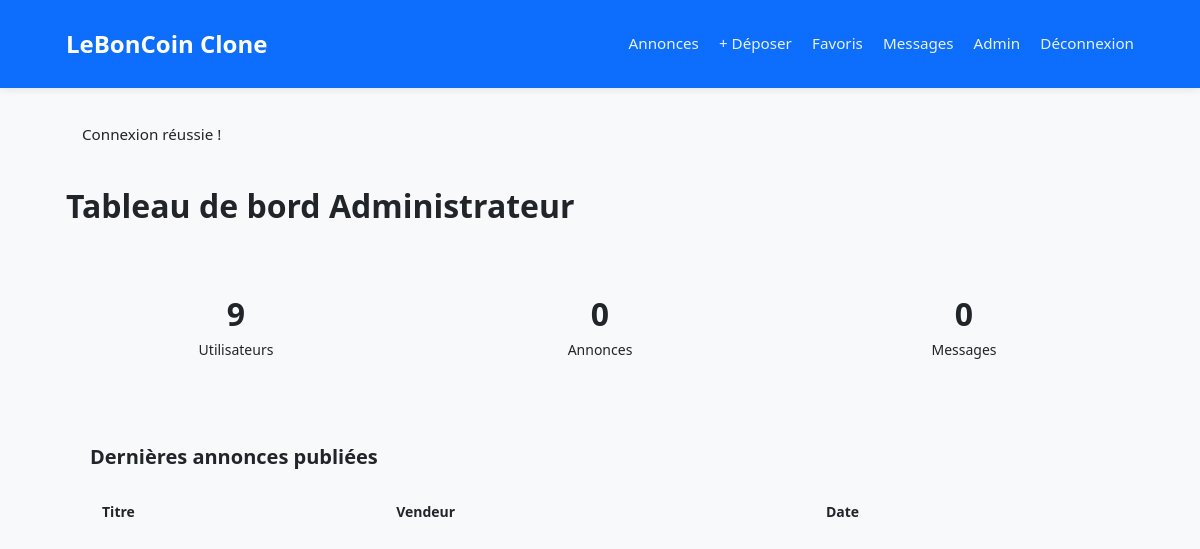
/pages/admin/dashboard.php (signed in), run on an earlier commit of the app's database.
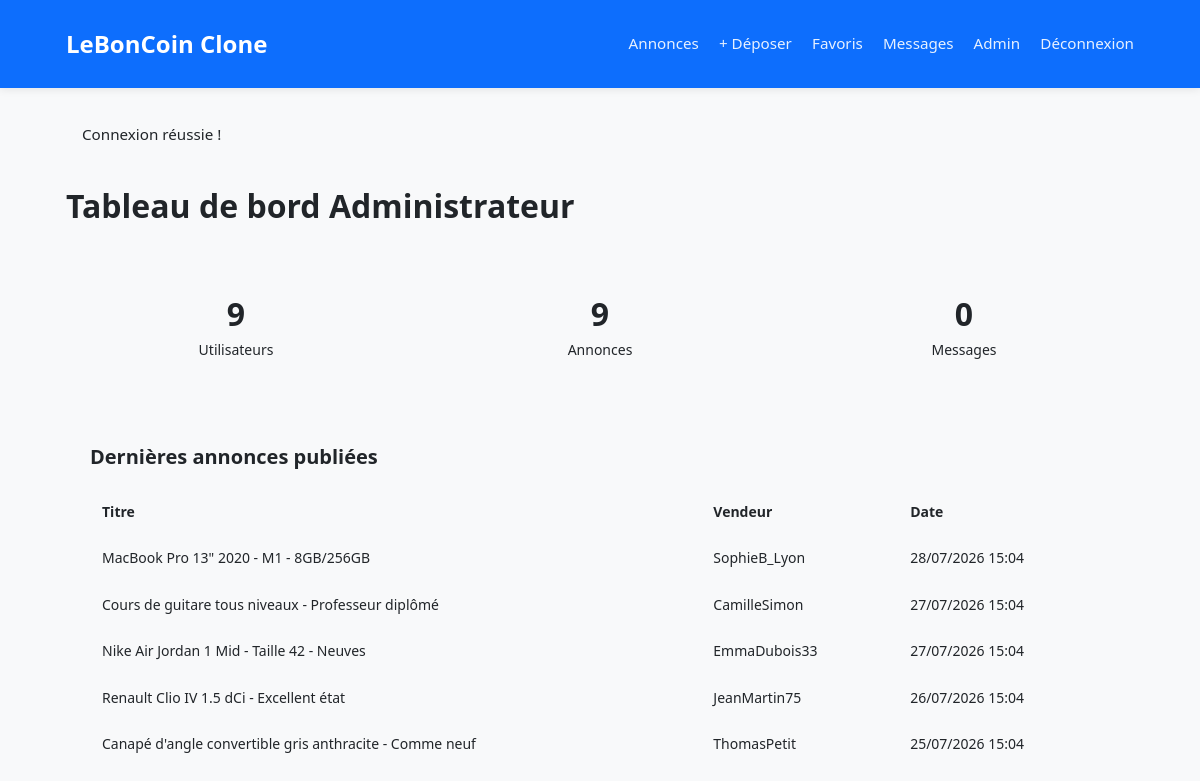
And on a later commit of the database.
### tables this page shows
CREATE TABLE annonces (
    id INT AUTO_INCREMENT PRIMARY KEY,
    utilisateur_id INT NOT NULL,
    categorie_id INT,
    titre VARCHAR(255) NOT NULL,
    description TEXT NOT NULL,
    prix DECIMAL(10,2) NOT NULL,
    location VARCHAR(255) DEFAULT NULL,
    views INT DEFAULT 0,
    date_creation DATETIME DEFAULT CURRENT_TIMESTAMP,
    date_modification DATETIME DEFAULT CURRENT_TIMESTAMP ON UPDATE CURRENT_TIMESTAMP,
    FOREIGN KEY (utilisateur_id) REFERENCES utilisateurs(id) ON DELETE CASCADE,
    FOREIGN KEY (categorie_id) REFERENCES categories(id) ON DELETE SET NULL,
    INDEX idx_categorie (categorie_id),
    INDEX idx_utilisateur (utilisateur_id),
    INDEX idx_date_creation (date_creation)
);

CREATE TABLE utilisateurs (
    id INT AUTO_INCREMENT PRIMARY KEY,
    email VARCHAR(255) NOT NULL UNIQUE,
    mot_de_passe VARCHAR(255) NOT NULL,
    pseudo VARCHAR(100) NOT NULL,
    role ENUM('user', 'admin') DEFAULT 'user',
    avatar VARCHAR(255) DEFAULT NULL,
    is_verified TINYINT(1) DEFAULT 0,
    status ENUM('active', 'suspended') DEFAULT 'active',
    reset_token VARCHAR(255) DEFAULT NULL,
    reset_token_expires DATETIME DEFAULT NULL,
    last_login DATETIME DEFAULT NULL,
    date_inscription DATETIME DEFAULT CURRENT_TIMESTAMP,
    INDEX idx_email (email),
    INDEX idx_role (role)
);

### config/init.php (called while the page is built, shortened)
<?php
function get_flash(): ?array {
    if (isset($_SESSION['flash'])) {
        $flash = $_SESSION['flash'];
        return $flash;
    }
    return null;
}
function e(string $string): string {
    return htmlspecialchars($string, ENT_QUOTES, 'UTF-8');
}

### pages/admin/dashboard.php (the view, shortened to what this page needs)
<?php
require_once __DIR__ . '/../../includes/header.php';
$total_users = $pdo->query("SELECT COUNT(*) FROM utilisateurs")->fetchColumn();
$total_ads = $pdo->query("SELECT COUNT(*) FROM annonces")->fetchColumn();
$total_messages = $pdo->query("SELECT COUNT(*) FROM messages")->fetchColumn();
$recent_ads = $pdo->query("SELECT a.titre, u.pseudo, a.date_creation FROM annonces a JOIN utilisateurs u ON a.utilisateur_id = u.id ORDER BY a.date_creation DESC LIMIT 5")->fetchAll();
?>
<h1 style="margin-bottom: 2rem;">Tableau de bord Administrateur</h1>
<div style="display: grid; grid-template-columns: repeat(auto-fit, minmax(200px, 1fr)); gap: 1.5rem; margin-bottom: 2rem;">
    <div style="background: var(--bg-primary); padding: 1.5rem; border-radius: var(--radius); border: 1px solid var(--border); text-align: center;">
        <div style="font-size: 2rem; font-weight: 700; color: var(--accent);"><?= $total_users ?></div>
        <div style="color: var(--text-secondary); font-size: 0.875rem;">Utilisateurs</div>
    </div>
    <div style="background: var(--bg-primary); padding: 1.5rem; border-radius: var(--radius); border: 1px solid var(--border); text-align: center;">
        <div style="font-size: 2rem; font-weight: 700; color: var(--success);"><?= $total_ads ?></div>
        <div style="color: var(--text-secondary); font-size: 0.875rem;">Annonces</div>
    </div>
    <div style="background: var(--bg-primary); padding: 1.5rem; border-radius: var(--radius); border: 1px solid var(--border); text-align: center;">
        <div style="font-size: 2rem; font-weight: 700; color: var(--danger);"><?= $total_messages ?></div>
        <div style="color: var(--text-secondary); font-size: 0.875rem;">Messages</div>
    </div>
</div>
<div style="background: var(--bg-primary); padding: 1.5rem; border-radius: var(--radius); border: 1px solid var(--border);">
    <h2 style="margin-bottom: 1rem; font-size: 1.25rem;">Dernières annonces publiées</h2>
    <table style="width: 100%; border-collapse: collapse; font-size: 0.875rem;">
        <thead>
            <tr style="border-bottom: 1px solid var(--border); text-align: left;">
                <th style="padding: 0.75rem;">Titre</th>
                <th style="padding: 0.75rem;">Vendeur</th>
                <th style="padding: 0.75rem;">Date</th>
            </tr>
        </thead>
        <tbody>
            <?php foreach ($recent_ads as $ad): ?>
            <tr style="border-bottom: 1px solid var(--border);">
                <td style="padding: 0.75rem;"><?= e($ad['titre']) ?></td>
                <td style="padding: 0.75rem;"><?= e($ad['pseudo']) ?></td>
                <td style="padding: 0.75rem; color: var(--text-secondary);"><?= date('d/m/Y H:i', strtotime($ad['date_creation'])) ?></td>
            </tr>
            <?php endforeach; ?>
        </tbody>
    </table>
</div>

### includes/header.php (shortened to what this page needs)
<?php
require_once __DIR__ . '/../config/db.php';
$flash = get_flash();
$unread_count = 0;
if (isset($_SESSION['utilisateur_id'])) {
    $stmt = $pdo->prepare("SELECT COUNT(*) FROM messages WHERE destinataire_id = ? AND lu = 0");
    $stmt->execute([$_SESSION['utilisateur_id']]);
    $unread_count = (int)$stmt->fetchColumn();
}
?>
<!DOCTYPE html>
<html lang="fr">
<head>
    <link rel="stylesheet" href="/assets/css/style.css">
</head>
<body>
    <header>
        <div class="container header-container">
            <a href="/index.php" class="logo" aria-label="Retour à l'accueil">LeBonCoin Clone</a>
            <nav aria-label="Navigation principale">
                <a href="/pages/annonces/liste.php">Annonces</a>
                <?php if (isset($_SESSION['utilisateur_id'])): ?>
                    <a href="/pages/annonces/creer.php">+ Déposer</a>
                    <a href="/pages/favoris/liste.php">Favoris</a>
                    <a href="/pages/messages/boite.php" aria-label="Messages, <?= $unread_count ?> non lus">
                        Messages <?php if ($unread_count > 0): ?><span class="badge"><?= $unread_count ?></span><?php endif; ?>
                    </a>
                    <?php if (isset($_SESSION['utilisateur_role']) && $_SESSION['utilisateur_role'] === 'admin'): ?>
                        <a href="/pages/admin/dashboard.php" class="admin-link">Admin</a>
                    <?php endif; ?>
                    <a href="/pages/auth/deconnexion.php">Déconnexion</a>
                <?php else: ?>
                    <a href="/pages/auth/connection.php">Connexion</a>
                    <a href="/pages/auth/inscription.php" class="btn btn-primary btn-sm">Inscription</a>
                <?php endif; ?>
            </nav>
        </div>
    </header>
    <main class="container main-content">
        <?php if ($flash): ?>
            <?php foreach ($flash as $type => $message): ?>
                <div class="alert alert-<?= e($type) ?>" role="alert" aria-live="polite">
                    <?= e($message) ?>
                </div>
            <?php endforeach; ?>
        <?php endif; ?>

### assets/css/style.css (style rules this page uses)
:root { --bleu: #0d6efd; --bleu-clair: #e7f1ff; --vert: #198754; --rouge: #dc3545; --orange: #fd7e14; --gris-clair: #f8f9fa; --gris: #6c757d; --bordure: #dee2e6; --texte: #212529; --radius: 8px; --ombre: 0 2px 8px rgba(0,0,0,0.08); }
* { box-sizing: border-box; margin: 0; padding: 0; }
body { font-family: 'Segoe UI', Arial, sans-serif; background: var(--gris-clair); color: var(--texte); line-height: 1.6; }
.container { max-width: 1100px; margin: 0 auto; padding: 20px 16px; }
header { background: var(--bleu); color: white; padding: 12px 0; box-shadow: var(--ombre); position: sticky; top: 0; z-index: 100; }
header .container { display: flex; align-items: center; justify-content: space-between; padding: 0 16px; }
header .logo { font-size: 1.5rem; font-weight: bold; color: white; text-decoration: none; }
nav a { color: rgba(255,255,255,0.9); text-decoration: none; margin-left: 16px; font-size: 0.95rem; transition: color 0.2s; }
.alert { padding: 14px 16px; border-radius: var(--radius); margin-bottom: 20px; font-size: 0.95rem; }
.header-container { display: flex; align-items: center; justify-content: space-between; height: 64px; }

What changed in the data, as far as the page shows it:
added annonces: titre "MacBook Pro 13\" 2020 - M1 - 8GB/256GB", utilisateur.pseudo "SophieB_Lyon", date_creation "28/07/2026 15:04"
added annonces: titre "Cours de guitare tous niveaux - Professeur diplômé", utilisateur.pseudo "CamilleSimon", date_creation "27/07/2026 15:04"
added annonces: titre "Nike Air Jordan 1 Mid - Taille 42 - Neuves", utilisateur.pseudo "EmmaDubois33", date_creation "27/07/2026 15:04"
added annonces: titre "Renault Clio IV 1.5 dCi - Excellent état", utilisateur.pseudo "JeanMartin75", date_creation "26/07/2026 15:04"
added annonces: titre "Canapé d'angle convertible gris anthracite - Comme neuf", utilisateur.pseudo "ThomasPetit", date_creation "25/07/2026 15:04"
Also different on the page:
$total_ads: "0" → "9"
